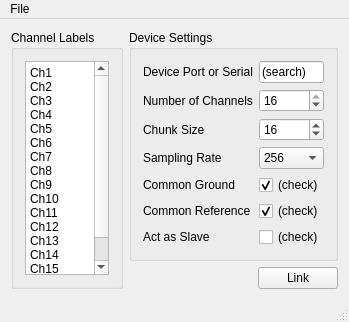
<?xml version="1.0" encoding="UTF-8"?>
<ui version="4.0">
 <class>MainWindow</class>
 <widget class="QMainWindow" name="MainWindow">
  <property name="geometry">
   <rect>
    <x>0</x>
    <y>0</y>
    <width>317</width>
    <height>304</height>
   </rect>
  </property>
  <property name="windowTitle">
   <string>gUSBamp Connector</string>
  </property>
  <widget class="QWidget" name="centralWidget">
   <layout class="QHBoxLayout" name="horizontalLayout_2">
    <item>
     <widget class="QGroupBox" name="groupBox_2">
      <property name="title">
       <string>Channel Labels</string>
      </property>
      <layout class="QGridLayout" name="gridLayout">
       <item row="0" column="0">
        <widget class="QPlainTextEdit" name="channelLabels">
         <property name="plainText">
          <string>Ch1
Ch2
Ch3
Ch4
Ch5
Ch6
Ch7
Ch8
Ch9
Ch10
Ch11
Ch12
Ch13
Ch14
Ch15
Ch16</string>
         </property>
        </widget>
       </item>
      </layout>
     </widget>
    </item>
    <item>
     <layout class="QVBoxLayout" name="verticalLayout">
      <item>
       <widget class="QGroupBox" name="groupBox">
        <property name="title">
         <string>Device Settings</string>
        </property>
        <layout class="QFormLayout" name="formLayout">
         <property name="fieldGrowthPolicy">
          <enum>QFormLayout::AllNonFixedFieldsGrow</enum>
         </property>
         <item row="0" column="0">
          <widget class="QLabel" name="label_4">
           <property name="text">
            <string>Device Port or Serial</string>
           </property>
          </widget>
         </item>
         <item row="1" column="0">
          <widget class="QLabel" name="label_2">
           <property name="text">
            <string>Number of Channels</string>
           </property>
          </widget>
         </item>
         <item row="1" column="1">
          <widget class="QSpinBox" name="channelCount">
           <property name="toolTip">
            <string>This must match the number of entries in the channel list</string>
           </property>
           <property name="minimum">
            <number>1</number>
           </property>
           <property name="maximum">
            <number>16</number>
           </property>
           <property name="value">
            <number>16</number>
           </property>
          </widget>
         </item>
         <item row="2" column="0">
          <widget class="QLabel" name="label">
           <property name="text">
            <string>Chunk Size</string>
           </property>
          </widget>
         </item>
         <item row="2" column="1">
          <widget class="QSpinBox" name="chunkSize">
           <property name="toolTip">
            <string>The number of samples per chunk emitted by the driver -- a small value will lead to lower overall latency but causes more CPU load. The official recommendation is to use a power of two that is closest to sampling rate / 32.</string>
           </property>
           <property name="minimum">
            <number>1</number>
           </property>
           <property name="maximum">
            <number>512</number>
           </property>
           <property name="value">
            <number>16</number>
           </property>
          </widget>
         </item>
         <item row="3" column="0">
          <widget class="QLabel" name="label_3">
           <property name="text">
            <string>Sampling Rate</string>
           </property>
          </widget>
         </item>
         <item row="3" column="1">
          <widget class="QComboBox" name="samplingRate">
           <property name="toolTip">
            <string>Sampling rate to use.</string>
           </property>
           <property name="currentIndex">
            <number>3</number>
           </property>
           <item>
            <property name="text">
             <string>32</string>
            </property>
           </item>
           <item>
            <property name="text">
             <string>64</string>
            </property>
           </item>
           <item>
            <property name="text">
             <string>128</string>
            </property>
           </item>
           <item>
            <property name="text">
             <string>256</string>
            </property>
           </item>
           <item>
            <property name="text">
             <string>512</string>
            </property>
           </item>
           <item>
            <property name="text">
             <string>600</string>
            </property>
           </item>
           <item>
            <property name="text">
             <string>1200</string>
            </property>
           </item>
           <item>
            <property name="text">
             <string>2400</string>
            </property>
           </item>
           <item>
            <property name="text">
             <string>4800</string>
            </property>
           </item>
           <item>
            <property name="text">
             <string>9600</string>
            </property>
           </item>
           <item>
            <property name="text">
             <string>19200</string>
            </property>
           </item>
           <item>
            <property name="text">
             <string>38400</string>
            </property>
           </item>
          </widget>
         </item>
         <item row="5" column="0">
          <widget class="QLabel" name="label_5">
           <property name="text">
            <string>Common Ground</string>
           </property>
          </widget>
         </item>
         <item row="5" column="1">
          <widget class="QCheckBox" name="commonGround">
           <property name="toolTip">
            <string>Connect all blocks to a common ground.</string>
           </property>
           <property name="text">
            <string>(check)</string>
           </property>
           <property name="checked">
            <bool>true</bool>
           </property>
          </widget>
         </item>
         <item row="6" column="0">
          <widget class="QLabel" name="label_6">
           <property name="text">
            <string>Common Reference</string>
           </property>
          </widget>
         </item>
         <item row="6" column="1">
          <widget class="QCheckBox" name="commonReference">
           <property name="toolTip">
            <string>Connect all blocks to a common reference.</string>
           </property>
           <property name="text">
            <string>(check)</string>
           </property>
           <property name="checked">
            <bool>true</bool>
           </property>
          </widget>
         </item>
         <item row="7" column="0">
          <widget class="QLabel" name="label_7">
           <property name="text">
            <string>Act as Slave</string>
           </property>
          </widget>
         </item>
         <item row="7" column="1">
          <widget class="QCheckBox" name="isSlave">
           <property name="toolTip">
            <string>Note: this is highly experimental -- can be used to sync multiple amps with a trigger cable. This needs to be checked for all slave devices, and unchecked for the 'master' device. The master must be linked/unlinked last (i.e., after all the slaves).</string>
           </property>
           <property name="text">
            <string>(check)</string>
           </property>
          </widget>
         </item>
         <item row="0" column="1">
          <widget class="QLineEdit" name="deviceNumber">
           <property name="toolTip">
            <string>This is either the USB port number of the device, or the serial number of the device (a string of the form UX-XXXX.XX.XX). If left as (search), all USB ports will be searched.</string>
           </property>
           <property name="text">
            <string>(search)</string>
           </property>
          </widget>
         </item>
        </layout>
       </widget>
      </item>
      <item>
       <spacer name="verticalSpacer">
        <property name="orientation">
         <enum>Qt::Vertical</enum>
        </property>
        <property name="sizeHint" stdset="0">
         <size>
          <width>20</width>
          <height>40</height>
         </size>
        </property>
       </spacer>
      </item>
      <item>
       <layout class="QHBoxLayout" name="horizontalLayout">
        <item>
         <spacer name="horizontalSpacer">
          <property name="orientation">
           <enum>Qt::Horizontal</enum>
          </property>
          <property name="sizeHint" stdset="0">
           <size>
            <width>40</width>
            <height>20</height>
           </size>
          </property>
         </spacer>
        </item>
        <item>
         <widget class="QPushButton" name="linkButton">
          <property name="text">
           <string>Link</string>
          </property>
         </widget>
        </item>
       </layout>
      </item>
     </layout>
    </item>
   </layout>
  </widget>
  <widget class="QMenuBar" name="menuBar">
   <property name="geometry">
    <rect>
     <x>0</x>
     <y>0</y>
     <width>317</width>
     <height>18</height>
    </rect>
   </property>
   <widget class="QMenu" name="menuFile">
    <property name="title">
     <string>File</string>
    </property>
    <addaction name="actionLoad_Configuration"/>
    <addaction name="actionSave_Configuration"/>
    <addaction name="separator"/>
    <addaction name="actionQuit_2"/>
   </widget>
   <addaction name="menuFile"/>
  </widget>
  <widget class="QStatusBar" name="statusBar"/>
  <action name="actionLoad_Configuration">
   <property name="text">
    <string>Load Configuration</string>
   </property>
  </action>
  <action name="actionSave_Configuration">
   <property name="text">
    <string>Save Configuration</string>
   </property>
  </action>
  <action name="actionQuit">
   <property name="text">
    <string>Quit</string>
   </property>
  </action>
  <action name="actionQuit_2">
   <property name="text">
    <string>Quit</string>
   </property>
  </action>
 </widget>
 <layoutdefault spacing="6" margin="11"/>
 <resources/>
 <connections/>
</ui>
